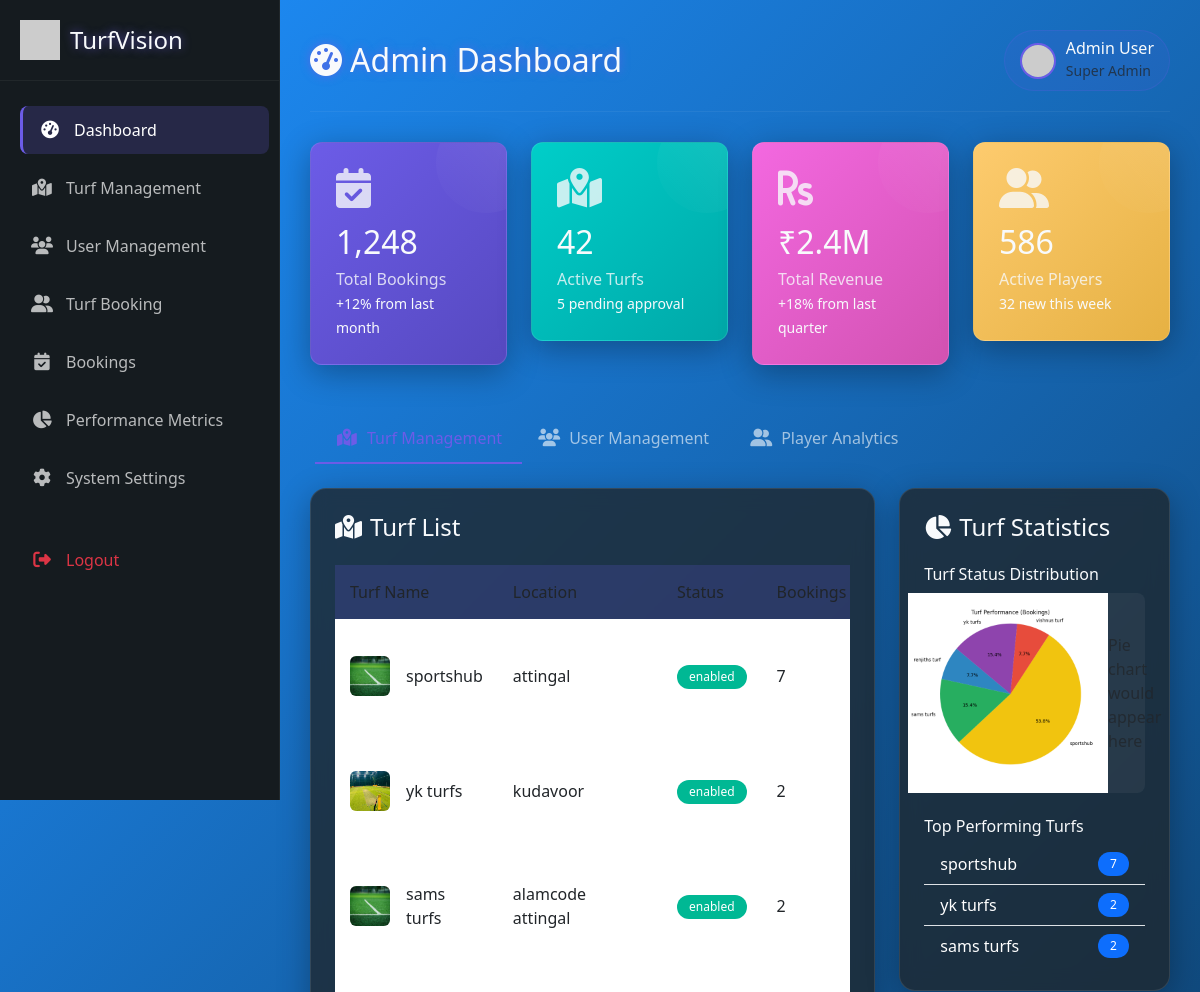
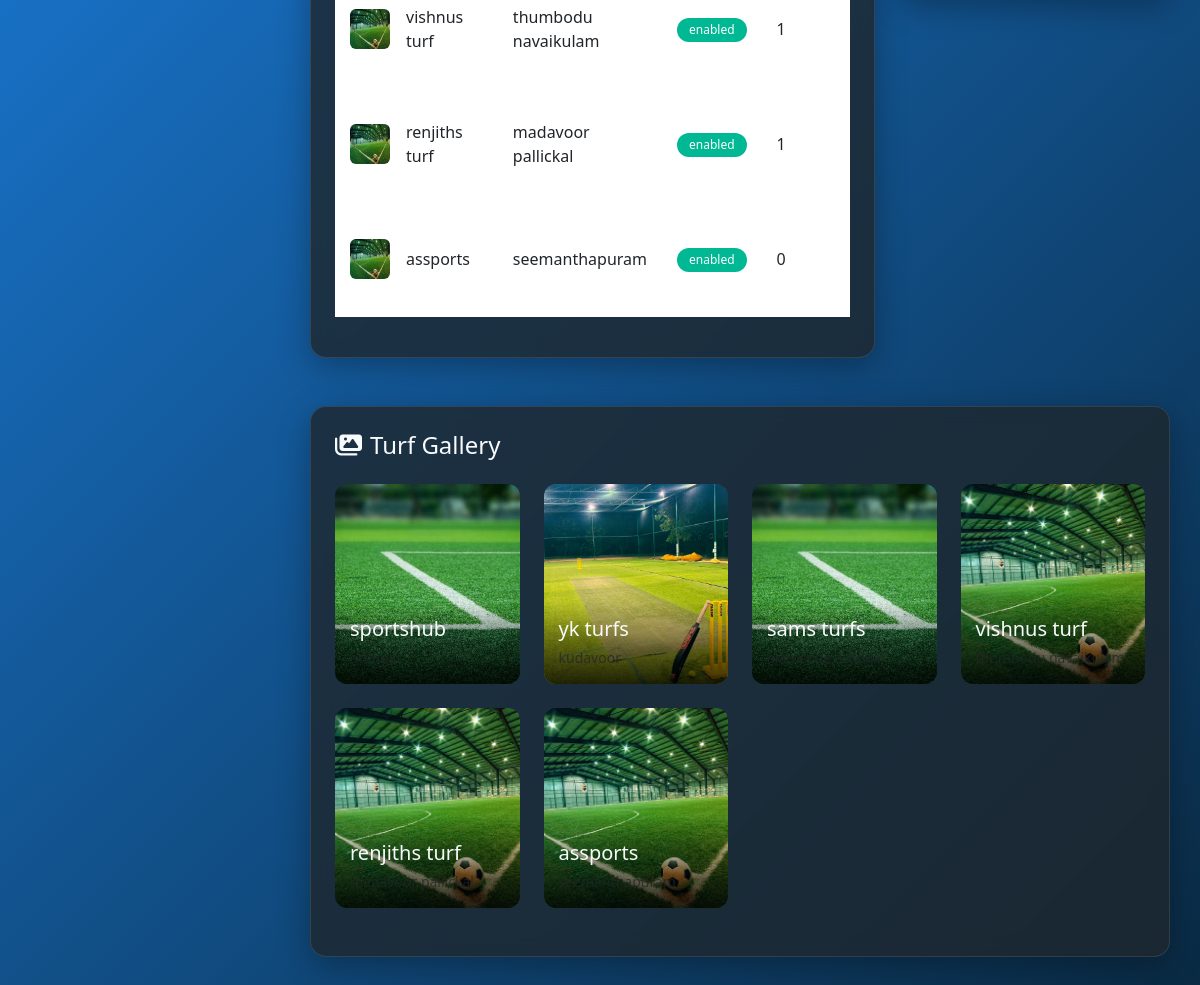
Screenshot of /admin_dashboard/ (signed in) with the database file from the repository (2 pictures, top to bottom).
### Turfapp/models.py (models this page shows, shortened)
class Turf_details(models.Model):
    owner = models.ForeignKey(CustomUser, on_delete=models.CASCADE, related_name='turf')
    name = models.CharField(max_length=20)
    location = models.CharField(max_length=50)
    price = models.CharField(max_length=5)
    opening_time = models.TimeField(null=True, blank=True)
    closing_time = models.TimeField(null=True, blank=True)
    sport_types = models.ManyToManyField(SportType, related_name='turf')
    image = models.ImageField(upload_to='turf_images/', null=True, blank=True)
    length = models.FloatField(null=True, blank=True)
    width = models.FloatField(null=True, blank=True)
    has_floodlight = models.BooleanField(default=False)
    has_drinking_water = models.BooleanField(default=False)
    is_approved = models.BooleanField(default=False)
    PLAYER_CAPACITY_CHOICES = [
        ('5', "5's"),
        ('7', "7's"),
        ('11', "11's"),
    ]
    player_capacity = models.CharField(
        max_length=2,
        choices=PLAYER_CAPACITY_CHOICES,
        null=True,
        blank=True
    )
    DISTRICTS = [
    ("Thiruvananthapuram", "Thiruvananthapuram"),
    ("Kollam", "Kollam"),
    ("Pathanamthitta", "Pathanamthitta"),
    ("Alappuzha", "Alappuzha"),
    ("Kottayam", "Kottayam"),
    ("Idukki", "Idukki"),
    ("Ernakulam", "Ernakulam"),
    ("Thrissur", "Thrissur"),
    ("Palakkad", "Palakkad"),
    ("Malappuram", "Malappuram"),
    ("Kozhikode", "Kozhikode"),
    ("Wayanad", "Wayanad"),
    ("Kannur", "Kannur"),
    ("Kasaragod", "Kasaragod"),
    ]
    district = models.CharField(choices=DISTRICTS,null=True,max_length=20,blank=True)
    extra_features = models.TextField(
        null=True,
        blank=True,
        help_text="Any other features not listed above"
    )
    STATUS_CHOICES =[('enabled','Enabled'),('disabled','Disabled')]
    status = models.CharField(max_length=10,choices=STATUS_CHOICES,default='enabled')

### Turfapp/views.py (the view)
# urls.py: path("admin_dashboard/",views.admin_dashboard,name='admin_dashboard'),
@login_required
def admin_dashboard(request):
    turfs = Turf_details.objects.annotate(booking_count=Count('bookings')).order_by('-booking_count')
    users = CustomUser.objects.filter(role__in=['player', 'owner'])
    return render(request,"admin_dashboard.html",{'turfs':turfs,'users':users})

### Turfapp/templates/admin_dashboard.html (shortened to what this page needs)
<!DOCTYPE html>
<html lang="en">
<head>
    <link href="https://cdn.jsdelivr.net/npm/bootstrap@5.3.0/dist/css/bootstrap.min.css" rel="stylesheet">
    <link rel="stylesheet" href="https://cdnjs.cloudflare.com/ajax/libs/font-awesome/6.4.0/css/all.min.css">
</head>
<body>
    <div class="sidebar">
        <div class="sidebar-brand d-flex align-items-center">
            <img src="https://via.placeholder.com/40x40" alt="Logo">
            <h4 class="mb-0 glow-primary">TurfVision</h4>
        </div>
        <ul class="nav flex-column">
            <li class="nav-item">
                <a class="nav-link active" href="{% url 'admin_dashboard' %}">
                    <i class="fas fa-tachometer-alt"></i> Dashboard
                </a>
            </li>
            <li class="nav-item">
                <a class="nav-link" href="{% url 'admin_turfmanagement' %}">
                    <i class="fas fa-map-marked-alt"></i> Turf Management
                </a>
            </li>
            <li class="nav-item">
                <a class="nav-link" href="{% url 'admin_usermanagement' %}">
                    <i class="fas fa-users"></i> User Management
                </a>
            </li>
            <li class="nav-item">
                <a class="nav-link" href="{% url 'turfs' %}">
                    <i class="fas fa-user-friends"></i> Turf Booking
                </a>
            </li>
            <li class="nav-item">
                <a class="nav-link" href="{% url 'player_booking' %}">
                    <i class="fas fa-calendar-check"></i> Bookings
                </a>
            </li>
            <li class="nav-item">
                <a class="nav-link" href="#">
                    <i class="fas fa-chart-pie"></i> Performance Metrics
                </a>
            </li>
            <li class="nav-item">
                <a class="nav-link" href="#">
                    <i class="fas fa-cog"></i> System Settings
                </a>
            </li>
            <li class="nav-item mt-4">
                <a class="nav-link text-danger" href="{% url 'logout' %}">
                    <i class="fas fa-sign-out-alt"></i> Logout
                </a>
            </li>
        </ul>
    </div>
    <div class="main-content">
        <div class="header">
            <div class="d-flex align-items-center">
                <h2 class="mb-0 glow-primary"><i class="fas fa-tachometer-alt me-2"></i>Admin Dashboard</h2>
            </div>
            <div class="user-profile">
                <img src="https://randomuser.me/api/portraits/men/32.jpg" alt="Admin">
                <div>
                    <h6 class="mb-0">Admin User</h6>
                    <small class="text-muted">Super Admin</small>
                </div>
            </div>
        </div>
        <div class="row mb-4">
            <div class="col-md-3 animate-fade delay-1">
                <div class="stat-card bookings glass-card">
                    <i class="fas fa-calendar-check"></i>
                    <h3>1,248</h3>
                    <p>Total Bookings</p>
                    <small>+12% from last month</small>
                </div>
            </div>
            <div class="col-md-3 animate-fade delay-2">
                <div class="stat-card turfs glass-card">
                    <i class="fas fa-map-marked-alt"></i>
                    <h3>42</h3>
                    <p>Active Turfs</p>
                    <small>5 pending approval</small>
                </div>
            </div>
            <div class="col-md-3 animate-fade delay-3">
                <div class="stat-card revenue glass-card">
                    <i class="fas fa-rupee-sign"></i>
                    <h3>₹2.4M</h3>
                    <p>Total Revenue</p>
                    <small>+18% from last quarter</small>
                </div>
            </div>
            <div class="col-md-3 animate-fade delay-4">
                <div class="stat-card players glass-card">
                    <i class="fas fa-user-friends"></i>
                    <h3>586</h3>
                    <p>Active Players</p>
                    <small>32 new this week</small>
                </div>
            </div>
        </div>
        <ul class="nav custom-tabs mb-4" id="dashboardTabs" role="tablist">
            <li class="nav-item" role="presentation">
                <button class="nav-link active" id="turf-tab" data-bs-toggle="tab" data-bs-target="#turf-tab-pane"
                    type="button" role="tab">
                    <i class="fas fa-map-marked-alt me-2"></i> Turf Management
                </button>
            </li>
            <li class="nav-item" role="presentation">
                <button class="nav-link" id="users-tab" data-bs-toggle="tab" data-bs-target="#users-tab-pane"
                    type="button" role="tab">
                    <i class="fas fa-users me-2"></i> User Management
                </button>
            </li>
            <li class="nav-item" role="presentation">
                <button class="nav-link" id="players-tab" data-bs-toggle="tab" data-bs-target="#players-tab-pane"
                    type="button" role="tab">
                    <i class="fas fa-user-friends me-2"></i> Player Analytics
                </button>
            </li>
        </ul>
        <div class="tab-content" id="dashboardTabsContent">
            <div class="tab-pane fade show active" id="turf-tab-pane" role="tabpanel">
                <div class="row mb-4">
                    <div class="col-md-8">
                        <div class="glass-card p-4 mb-4">
                            <div class="d-flex justify-content-between align-items-center mb-3">
                                <h4><i class="fas fa-map-marked-alt me-2"></i>Turf List</h4>
                            </div>
                            <div class="table-responsive">
                                <table class="table custom-table">
                                    <thead>
                                        <tr>
                                            <th>Turf Name</th>
                                            <th>Location</th>
                                            <th>Status</th>
                                            <th>Bookings</th>
                                        </tr>
                                    </thead>
                                    <tbody>
                                        {% for turf in turfs %}
                                        <tr>
                                            <td>
                                                <div class="d-flex align-items-center">
                                                    <img src="{{turf.image.url}}" alt="Turf" class="rounded me-3"
                                                        width="40" height="40">
                                                    <span>{{turf.name}}</span>
                                                </div>
                                            </td>
                                            <td>{{turf.location}}</td>
                                            <td><span class="badge badge-success">{{turf.status}}</span></td>
                                            <td>{{turf.bookings.count}}</td>
                                        </tr>
                                        {% endfor %}
                                    </tbody>
                                </table>
                            </div>
                        </div>
                    </div>
                    <div class="col-md-4">
                        <div class="glass-card p-4">
                            <h4 class="mb-4"><i class="fas fa-chart-pie me-2"></i>Turf Statistics</h4>
                            <div class="mb-4">
                                <h6>Turf Status Distribution</h6>
                                <div style="height: 200px; background: rgba(255,255,255,0.05); border-radius: 8px; display: flex; align-items: center; justify-content: center;">
                                    <img src="{% url 'turf_performance_pie' %}" alt="Turf Performance Chart" style="height: 100%; width: auto; object-fit: cover;" />
                                    <p class="text-muted mb-0">Pie chart would appear here</p>
                                </div>
                            </div>
                            <div>
                                <h6>Top Performing Turfs</h6>
                                <ul class="list-group list-group-flush">
                                    {% for turf in turfs|slice:":3"%}
                                    <li
                                        class="list-group-item bg-transparent text-white border-white-10 d-flex justify-content-between align-items-center">
                                        {{turf.name}}
                                        <span class="badge bg-primary">{{turf.booking_count }}</span>
                                    </li>
                                    {% empty %}
                                    <li
                                        class="list-group-item bg-transparent text-white border-white-10 d-flex justify-content-between align-items-center">
                                        No Turfs</li>
                                    {% endfor %}
                                </ul>
                            </div>
                        </div>
                    </div>
                </div>
                <div class="glass-card p-4">
                    <h4 class="mb-4"><i class="fas fa-images me-2"></i>Turf Gallery</h4>
                    <div class="row">
                        {% for turf in turfs %}
                        <div class="col-md-3 mb-4">
                            <div class="turf-card">
                                <img src="{{turf.image.url}}" alt="Turf">
                                <div class="turf-card-overlay">
                                    <h5 class="mb-1">{{turf.name}}</h5>
                                    <small class="text-muted">{{turf.location}}</small>
                                </div>
                            </div>
                        </div>
                        {% endfor %}
                    </div>
                </div>
            </div>
        </div>
    </div>
</body>
</html>

### rows the page displays
Turf_details: image (picture), name "sportshub", location "attingal", status "enabled", bookings.count "7", booking_count "7"
Turf_details: image (picture), name "yk turfs", location "kudavoor", status "enabled", bookings.count "2", booking_count "2"
Turf_details: image (picture), name "sams turfs", location "alamcode attingal", status "enabled", bookings.count "2", booking_count "2"
Turf_details: image (picture), name "vishnus turf", location "thumbodu navaikulam", status "enabled", bookings.count "1"
Turf_details: image (picture), name "renjiths turf", location "madavoor pallickal", status "enabled", bookings.count "1"
Turf_details: image (picture), name "assports", location "seemanthapuram", status "enabled", bookings.count "0"
